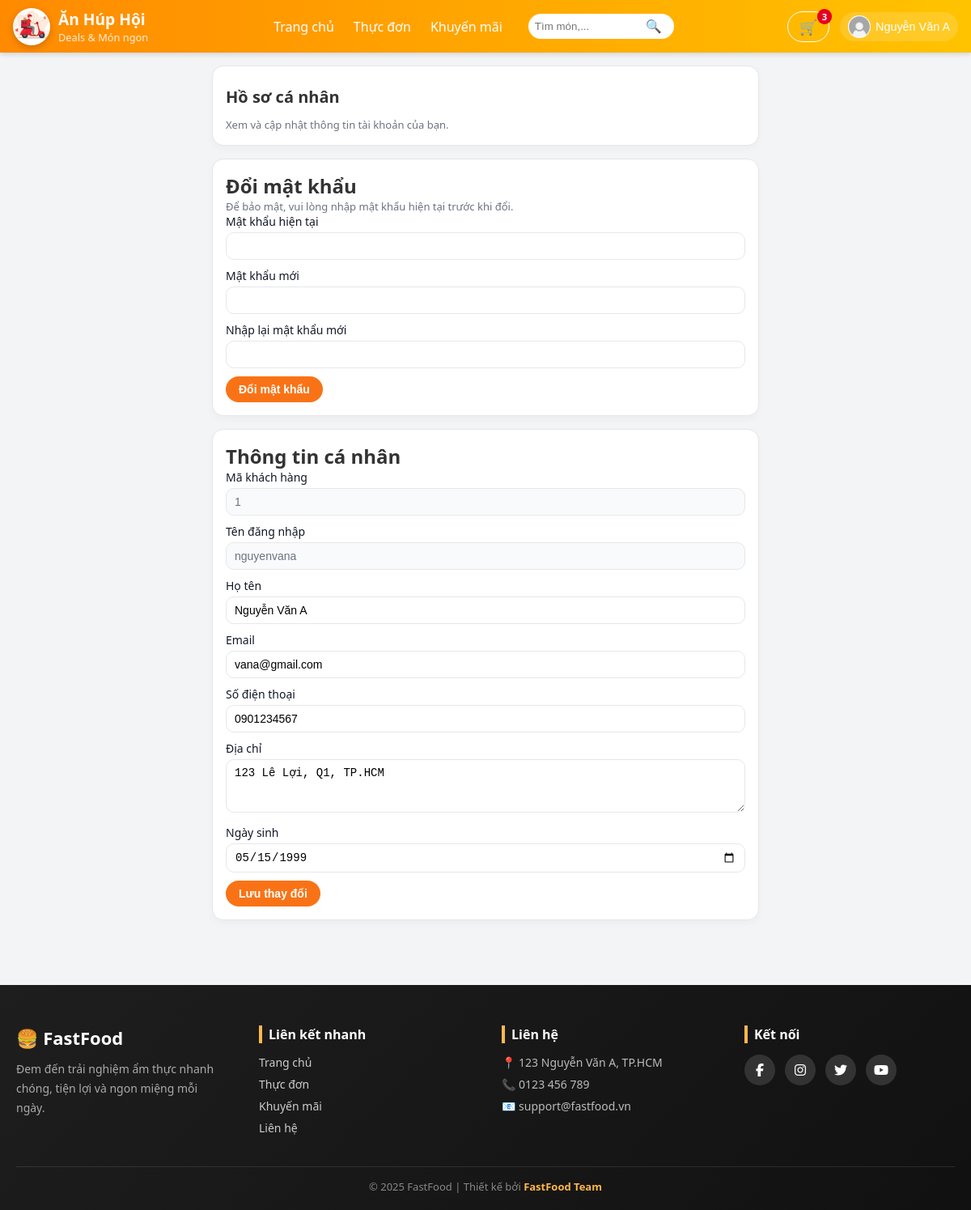
The page /pages/profile.php (signed in) on the database its author committed.
### tables this page shows
CREATE TABLE Users (
  UID INT AUTO_INCREMENT PRIMARY KEY,
  Hoten VARCHAR(100) NOT NULL,
  Taikhoan VARCHAR(50) UNIQUE NOT NULL,
  Matkhau VARCHAR(100) NOT NULL,           
  Email VARCHAR(100) UNIQUE,
  DienthoaiKH VARCHAR(15),
  DiachiKH VARCHAR(255),
  Ngaysinh DATE,
  Role ENUM('khach','nhanvien','admin')    
      NOT NULL
      DEFAULT 'khach'
);

### pages/profile.php (the view, shortened to what this page needs)
<?php
require_once __DIR__ . '/../database/db.php';
$uid = (int)$_SESSION['user_id'];
$sqlUser = "
SELECT UID, Hoten, Taikhoan, Email, DienthoaiKH, DiachiKH, Ngaysinh
FROM Users
WHERE UID = ?
LIMIT 1
";
$stmt2 = $conn->prepare($sqlUser);
$stmt2->bind_param("i", $uid);
$stmt2->execute();
$rsUser = $stmt2->get_result();
$user = $rsUser->fetch_assoc();
?>
<!DOCTYPE html>
<html lang="vi">
<head>
  <link rel="stylesheet" href="/assets/css/profile.css">
</head>
<body>
  <?php include __DIR__ . '/../includes/header.php'; ?>
  <div class="container">
    <div class="card">
      <h1>Hồ sơ cá nhân</h1>
      <div class="subtext">
        Xem và cập nhật thông tin tài khoản của bạn.
      </div>
    </div>
    <div class="card">
      <h2>Đổi mật khẩu</h2>
      <p class="subtext">Để bảo mật, vui lòng nhập mật khẩu hiện tại trước khi đổi.</p>
      <form method="post" action="">
        <div class="form-group">
          <label>Mật khẩu hiện tại</label>
          <input type="password" name="old_password" required>
        </div>
        <div class="form-group">
          <label>Mật khẩu mới</label>
          <input type="password" name="new_password" required>
        </div>
        <div class="form-group">
          <label>Nhập lại mật khẩu mới</label>
          <input type="password" name="new_password_confirm" required>
        </div>
        <button type="submit" class="btn-submit">Đổi mật khẩu</button>
      </form>
    </div>
    <div class="card">
      <h2>Thông tin cá nhân</h2>
      <form method="post" action="">
        <div class="form-group">
          <label>Mã khách hàng</label>
          <input type="text" value="<?php echo (int)$user['UID']; ?>" readonly>
        </div>
        <div class="form-group">
          <label>Tên đăng nhập</label>
          <input type="text" value="<?php echo htmlspecialchars($user['Taikhoan']); ?>" readonly>
        </div>
        <div class="form-group">
          <label>Họ tên</label>
          <input type="text" name="Hoten" required
                 value="<?php echo htmlspecialchars($user['Hoten'] ?? ''); ?>">
        </div>
        <div class="form-group">
          <label>Email</label>
          <input type="email" name="Email"
                 value="<?php echo htmlspecialchars($user['Email'] ?? ''); ?>">
        </div>
        <div class="form-group">
          <label>Số điện thoại</label>
          <input type="text" name="DienthoaiKH"
                 value="<?php echo htmlspecialchars($user['DienthoaiKH'] ?? ''); ?>">
        </div>
        <div class="form-group">
          <label>Địa chỉ</label>
          <textarea name="DiachiKH" rows="3"><?php echo htmlspecialchars($user['DiachiKH'] ?? ''); ?></textarea>
        </div>
        <div class="form-group">
          <label>Ngày sinh</label>
          <input type="date" name="Ngaysinh"
                 value="<?php echo htmlspecialchars($user['Ngaysinh'] ?? ''); ?>">
        </div>
        <button type="submit" class="btn-submit">Lưu thay đổi</button>
      </form>
    </div>
  </div>
  <?php include __DIR__ . '/../includes/footer.php'; ?>
</body>
</html>

### includes/header.php (shortened to what this page needs)
<?php
$userInfo = null;
if (!empty($_SESSION['user_id']) && isset($conn)) {
  $uid = intval($_SESSION['user_id']);
  $sql = "SELECT UID AS id, Hoten AS username, Email AS email, '' AS avatar FROM Users WHERE UID = ?";
  if ($stmt = $conn->prepare($sql)) {
    $stmt->bind_param("i", $uid);
    $stmt->execute();
    $res = $stmt->get_result();
    if ($res && $res->num_rows > 0) {
      $userInfo = $res->fetch_assoc();
    }
  }
}
$cartCount = 0;
if (!empty($_SESSION['user_id']) && isset($conn)) {
  $uid = intval($_SESSION['user_id']);
    $sql = "SELECT SUM(Soluong) AS total FROM Giohang WHERE UID = ?";
    if ($stmt = $conn->prepare($sql)) {
        $stmt->bind_param("i", $uid);
        $stmt->execute();
        $res = $stmt->get_result();
        if ($res && $row = $res->fetch_assoc()) {
            $cartCount = $row['total'];
        }
    }
}
$cssPath = "/assets/css/header.css";
$logo    = '/assets/img/logo.jpg';
$logo_check = $_SERVER['DOCUMENT_ROOT'] . '/assets/img/logo.jpg';
$avatarDefault = "/assets/img/default-avatar.jpg";
?>
<!doctype html>
<html lang="vi">
<head>
  <link rel="stylesheet" href="<?php echo htmlspecialchars($cssPath); ?>">
</head>
<body>
<header class="site-header" role="banner">
  <div class="header-inner">
    <div class="header-left">
      <a href="/index.php" class="brand-link">
        <?php if (file_exists($logo_check)): ?>
          <img src="<?php echo $logo; ?>" alt="Logo" class="brand-logo">
        <?php else: ?>
          <div class="brand-icon">🍜</div>
        <?php endif; ?>
        <div class="brand-text">
          <span class="brand-name">Ăn Húp Hội</span>
          <small class="brand-slogan">Deals &amp; Món ngon</small>
        </div>
      </a>
    </div>
    <div class="header-center">
      <nav class="main-nav" aria-label="Primary navigation">
        <ul class="nav-list">
          <li><a href="/index.php">Trang chủ</a></li>
          <li><a href="/pages/menu.php">Thực đơn</a></li>
          <li><a href="/pages/deals.php">Khuyến mãi</a></li>
        </ul>
      </nav>
      <div class="search-wrap">
        <input id="header-search" class="search-input" type="search" placeholder="Tìm món,..." aria-label="Tìm kiếm">
        <button id="search-btn" class="search-btn" aria-label="Tìm">🔍</button>
      </div>
    </div>
    <div class="header-right">
      <div class="action-item">
        <a href="/pages/cart.php" class="btn-ghost cart-btn" aria-label="Giỏ hàng">
          🛒
          <?php if ( $cartCount > 0): ?>
            <span class="badge" id="cartBadge"><?php echo $cartCount; ?></span>
          <?php endif; ?>
        </a>
      </div>
      <div class="action-item dropdown" id="accountWrap">
        <?php if ($userInfo): ?>
          	<button id="accountBtn" class="account-btn" aria-haspopup="true" aria-expanded="false">
            <img class="avatar" src="<?php echo (!empty($userInfo['avatar']) && file_exists($userInfo['avatar'])) ? htmlspecialchars($userInfo['avatar']) : $avatarDefault; ?>" alt="avatar">
            <div>
              <span class="username"><?php echo htmlspecialchars($userInfo['username']); ?></span>
            </div>
          </button>
        <?php else: ?>
          <a href="/pages/login.php" class="btn btn-primary">Đăng nhập</a>
        <?php endif; ?>
      </div>
    </div>
  </div>
</header>
</body>
</html>

### assets/css/profile.css (style rules this page uses)
:root { --primary: #f97316; --primary-dark: #ea580c; --primary-soft: #fff7ed; --border-soft: #e5e7eb; --text-main: #111827; --text-sub: #6b7280; --bg-page: #f3f4f6; }
body { margin: 0; font-family: system-ui, -apple-system, "Segoe UI", Roboto, Arial, sans-serif; background: var(--bg-page); color: var(--text-main); }
.container { max-width: 700px; margin: 16px auto 32px; padding: 0 12px 24px; }
.card { background: #ffffff; border-radius: 14px; padding: 16px; border: 1px solid var(--border-soft); box-shadow: 0 4px 10px rgba(0,0,0,0.03); margin-bottom: 16px; }
h1 { font-size: 20px; margin: 8px 0 12px; }
.subtext { color: var(--text-sub); font-size: 13px; }
.form-group { margin-bottom: 10px; }
.form-group label { display: block; font-size: 14px; margin-bottom: 4px; color: var(--text-main); font-weight: 500; }
.form-group input, .form-group textarea { width: 100%; padding: 8px 10px; border-radius: 10px; border: 1px solid var(--border-soft); font-size: 14px; box-sizing: border-box; outline: none; }
.form-group input[readonly] { background: #f9fafb; color: var(--text-sub); }
.btn-submit { display: inline-flex; align-items: center; justify-content: center; padding: 8px 16px; border-radius: 999px; border: none; background: var(--primary); color: #ffffff; font-size: 14px; font-weight: 600; cursor: pointer; transition: all 0.18s ease; }

### assets/css/header.css (style rules this page uses)
* { box-sizing: border-box; margin: 0; padding: 0; }
body { font-family: "Segoe UI", Roboto, Arial, sans-serif; color: #333; }
.site-header { position: sticky; top: 0; width: 100%; z-index: 1000; background: linear-gradient(90deg, #ff8a00, #ffc300); box-shadow: 0 2px 6px rgba(0,0,0,0.15); }
.header-inner { max-width: 1280px; margin: 0 auto; padding: 0.6rem 1rem; display: flex; align-items: center; justify-content: space-between; }
.brand-link { display: flex; align-items: center; gap: 10px; text-decoration: none; color: #fff; }
.brand-logo { width: 46px; height: 46px; border-radius: 50%; object-fit: cover; box-shadow: 0 3px 8px rgba(0,0,0,0.2); }
.brand-text { display: flex; flex-direction: column; }
.brand-name { font-size: 1.2rem; font-weight: bold; }
.brand-slogan { font-size: 0.8rem; opacity: 0.85; }
.header-center { flex: 1; display: flex; align-items: center; justify-content: center; gap: 2rem; }
.main-nav .nav-list { list-style: none; display: flex; gap: 1.5rem; }
.main-nav .nav-list a { color: #fff; text-decoration: none; font-weight: 500; transition: opacity 0.2s; }
.search-wrap { position: relative; display: flex; align-items: center; }
.search-input { padding: 0.5rem 2.5rem 0.5rem 0.5rem; border-radius: 20px; border: none; outline: none; width: 180px; transition: width 0.3s; }
.search-btn { margin-left: -35px; background: none; border: none; cursor: pointer; font-size: 1rem; }
.header-right { display: flex; align-items: center; gap: 0.8rem; }
.action-item { text-decoration: none; position: relative; }
.btn-ghost { text-decoration: none; position: relative; background: rgba(255,255,255,0.15); border: none; color: #fff; font-size: 18px; width: 40px; height: 40px; border-radius: 50%; cursor: pointer; display: flex; align-items: center; justify-content: center; transition: background .25s, transform .2s; }
.badge { position: absolute; top: -4px; right: -4px; background: #e60023; color: #fff; font-size: 0.7rem; font-weight: bold; padding: 2px 6px; border-radius: 12px; }
.account-btn { display: flex; align-items: center; gap: 6px; padding: 4px 10px; background: rgba(255,255,255,0.15); border: none; border-radius: 20px; cursor: pointer; color: #fff; transition: background 0.2s; }
.avatar { width: 28px; height: 28px; border-radius: 50%; object-fit: cover; }
.username { font-size: 0.9rem; font-weight: 500; }
.btn-ghost { background: transparent; border: 1px solid #fff; color: #fff; width: auto; height: auto; padding: 6px 14px; border-radius: 20px; }

### rows shown on the page
users: Hoten "Nguyễn Văn A", UID "1", Taikhoan "nguyenvana", Email "vana@gmail.com", DienthoaiKH "0901234567", DiachiKH "123 Lê Lợi, Q1, TP.HCM", Ngaysinh "05/15/1999"

### other values the page prints
$cartCount "3"
